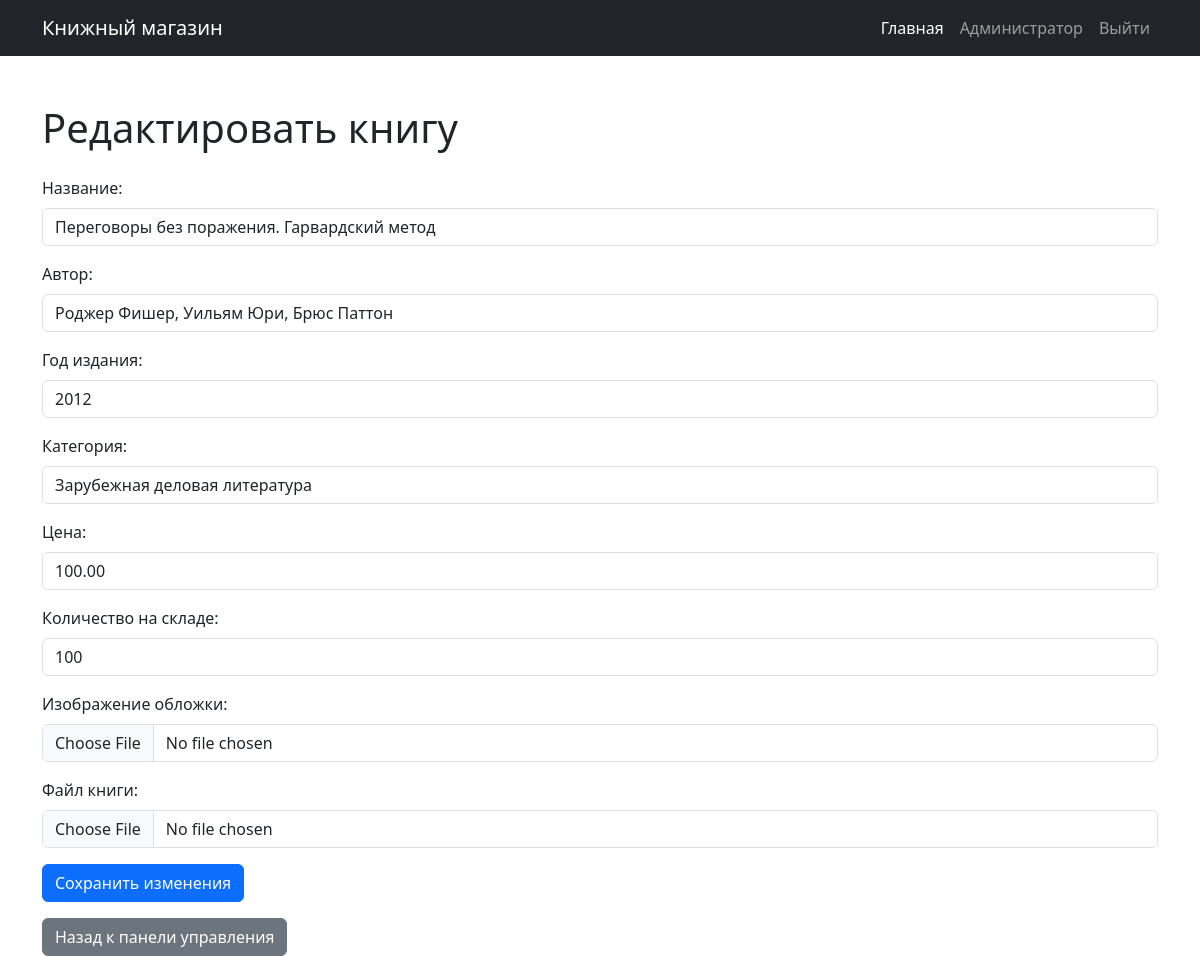
/php/edit_book.php?id=34 (signed in), run on the app's committed database.
### tables this page shows
CREATE TABLE `books` (
  `id` int NOT NULL AUTO_INCREMENT,
  `title` varchar(255) NOT NULL,
  `author` varchar(100) NOT NULL,
  `year` int NOT NULL,
  `category` varchar(255) NOT NULL,
  `price` decimal(10,2) DEFAULT NULL,
  `stock` int NOT NULL,
  `cover` varchar(255) DEFAULT NULL,
  `file_path` varchar(255) DEFAULT NULL,
  PRIMARY KEY (`id`)
);

### php/edit_book.php (the view, shortened to what this page needs)
<?php
include('db_connect.php');
$id = (int)$_GET['id'];
$sql = "SELECT * FROM books WHERE id = ?";
$stmt = $conn->prepare($sql);
$stmt->bind_param("i", $id);
$stmt->execute();
$result = $stmt->get_result();
$row = $result->fetch_assoc();
$title = $row['title'];
$author = $row['author'];
$year = $row['year'];
$category = $row['category'];
$price = $row['price'];
$stock = $row['stock'];
?>
<!DOCTYPE html>
<html lang="ru">
<head>
	<link href="https://cdn.jsdelivr.net/npm/bootstrap@5.3.3/dist/css/bootstrap.min.css" rel="stylesheet"
>
	<link rel="stylesheet" href="/css/styles.css">
</head>
<body>
<?php include('../components/navbar.php'); ?>
<div class="container mt-5">
	<h1 class="mb-4">Редактировать книгу</h1>
	<form action="edit_book.php?id=<?php echo $id; ?>" method="post" enctype="multipart/form-data">
		<div class="mb-3">
			<label for="title" class="form-label">Название:</label>
			<input type="text" class="form-control" id="title" name="title"
			       value="<?php echo htmlspecialchars($title); ?>" required>
		</div>
		<div class="mb-3">
			<label for="author" class="form-label">Автор:</label>
			<input type="text" class="form-control" id="author" name="author"
			       value="<?php echo htmlspecialchars($author); ?>" required>
		</div>
		<div class="mb-3">
			<label for="year" class="form-label">Год издания:</label>
			<input type="number" class="form-control" id="year" name="year"
			       value="<?php echo htmlspecialchars($year); ?>" required>
		</div>
		<div class="mb-3">
			<label for="category" class="form-label">Категория:</label>
			<input type="text" class="form-control" id="category" name="category"
			       value="<?php echo htmlspecialchars($category); ?>" required>
		</div>
		<div class="mb-3">
			<label for="price" class="form-label">Цена:</label>
			<input type="number" step="0.01" class="form-control" id="price" name="price"
			       value="<?php echo htmlspecialchars($price); ?>" required>
		</div>
		<div class="mb-3">
			<label for="stock" class="form-label">Количество на складе:</label>
			<input type="number" class="form-control" id="stock" name="stock"
			       value="<?php echo htmlspecialchars($stock); ?>" required>
		</div>
		<div class="mb-3">
			<label for="cover_image" class="form-label">Изображение обложки:</label>
			<input type="file" class="form-control" id="cover_image" name="cover_image">
		</div>
		<div class="mb-3">
			<label for="book_file" class="form-label">Файл книги:</label>
			<input type="file" class="form-control" id="book_file" name="book_file">
		</div>
		<button type="submit" class="btn btn-primary">Сохранить изменения</button>
	</form>
	<a href="admin_dashboard.php" class="btn btn-secondary mt-3">Назад к панели управления</a>
</div>
</body>
</html>

### data on the page
books: title "Переговоры без поражения. Гарвардский метод", author "Роджер Фишер, Уильям Юри, Брюс Паттон", year "2012", category "Зарубежная деловая литература", price "100.00", stock "100"
